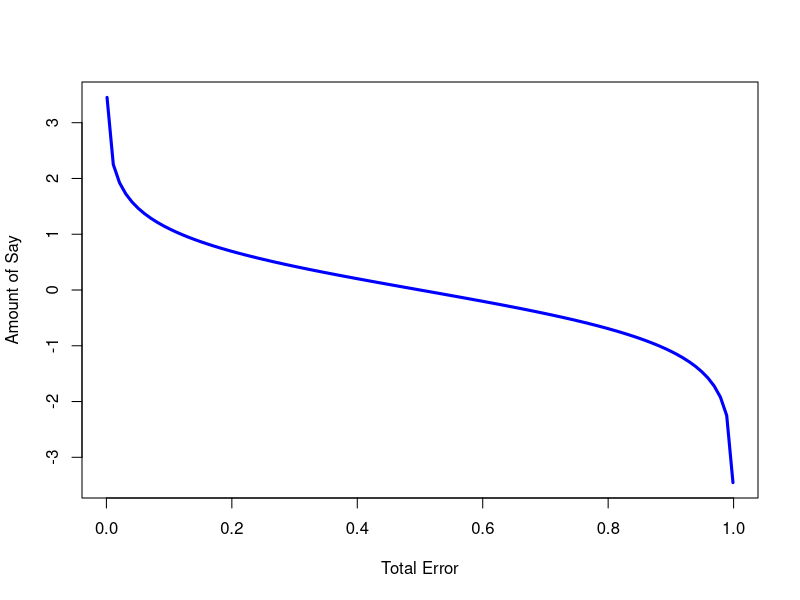
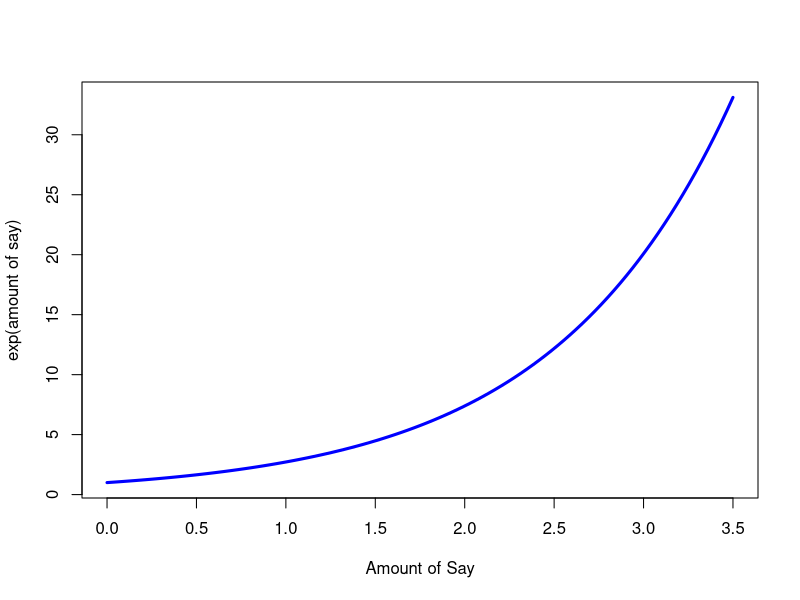
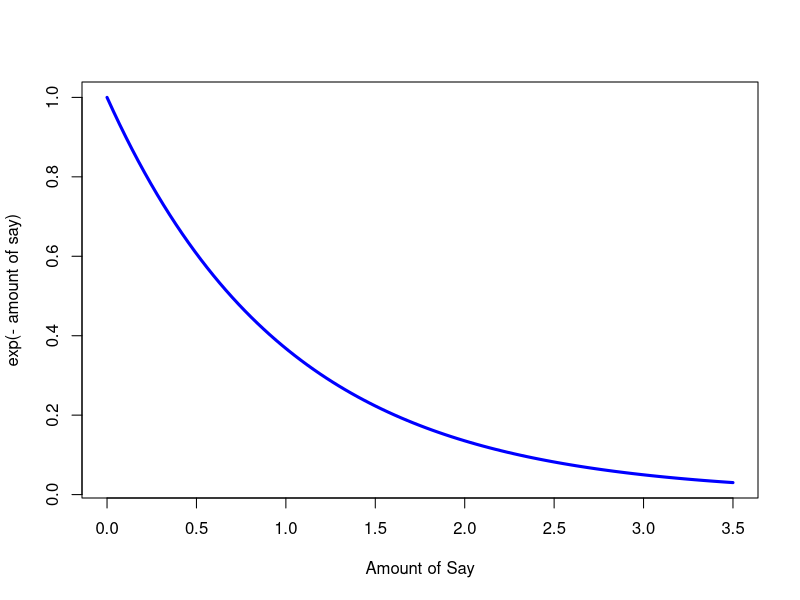

Write the R code that produced these figures, in order.
## ---- chunk 1
knitr::opts_chunk$set(echo = TRUE)
## ---- chunk 2
library(ggplot2)
amount_of_say <- function(x) {
  0.5 * log((1 - x)/x)
}
curve(amount_of_say, from = 0.001, to = 0.999, xlab = "Total Error", ylab = "Amount of Say", col = "blue", lwd = 3)
# Alternative with ggplot
# x <- seq(0.001, 0.999, by = 0.001)
# y <- amount_of_say(x)
# df <- as.data.frame(cbind(x, y))
# ggplot(df, aes(x, y)) +
#   geom_line(colour = 'blue', size = 2)

## ---- chunk 3
sample_weight_exponent <- function(x) exp(x)
curve(sample_weight_exponent, from = 0, to = 3.5, xlab = "Amount of Say", ylab = "exp(amount of say)", col = "blue", lwd = 3)
## ---- chunk 4
inv_sample_weight_exponent <- function(x) exp(-x)
curve(inv_sample_weight_exponent, from = 0, to = 3.5, xlab = "Amount of Say", ylab = "exp(- amount of say)", col = "blue", lwd = 3)
